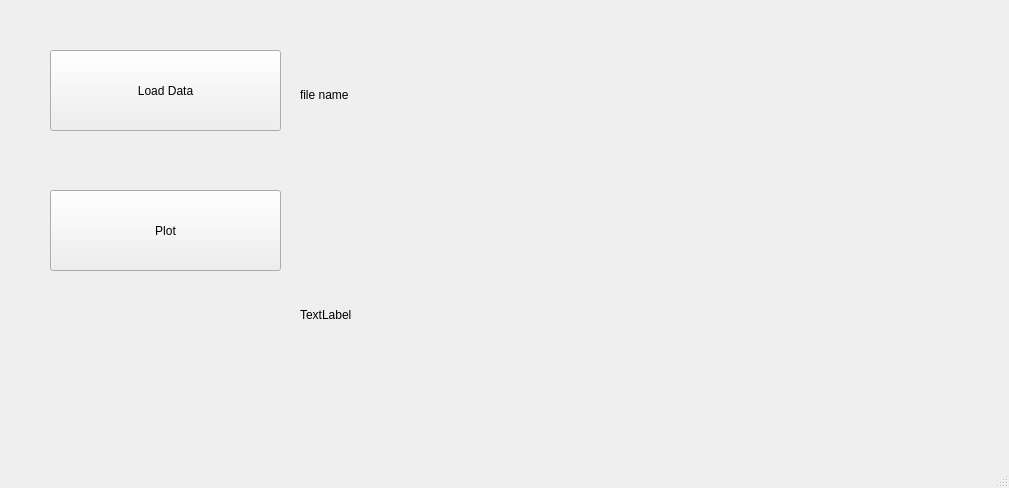
<?xml version="1.0" encoding="UTF-8"?>
<ui version="4.0">
 <class>MainWindow</class>
 <widget class="QMainWindow" name="MainWindow">
  <property name="geometry">
   <rect>
    <x>0</x>
    <y>0</y>
    <width>1009</width>
    <height>488</height>
   </rect>
  </property>
  <property name="windowTitle">
   <string>MainWindow</string>
  </property>
  <widget class="QWidget" name="centralwidget">
   <widget class="QPushButton" name="pushButton">
    <property name="geometry">
     <rect>
      <x>50</x>
      <y>50</y>
      <width>231</width>
      <height>81</height>
     </rect>
    </property>
    <property name="styleSheet">
     <string notr="true">font: 28pt &quot;Bahnschrift Condensed&quot;;</string>
    </property>
    <property name="text">
     <string>Load Data</string>
    </property>
   </widget>
   <widget class="QLabel" name="label">
    <property name="geometry">
     <rect>
      <x>300</x>
      <y>50</y>
      <width>700</width>
      <height>90</height>
     </rect>
    </property>
    <property name="styleSheet">
     <string notr="true">font: 20pt &quot;Bahnschrift Condensed&quot;;</string>
    </property>
    <property name="text">
     <string>file name</string>
    </property>
   </widget>
   <widget class="QPushButton" name="pushButton_2">
    <property name="geometry">
     <rect>
      <x>50</x>
      <y>190</y>
      <width>231</width>
      <height>81</height>
     </rect>
    </property>
    <property name="styleSheet">
     <string notr="true">font: 28pt &quot;Bahnschrift Condensed&quot;;</string>
    </property>
    <property name="text">
     <string>Plot</string>
    </property>
   </widget>
   <widget class="QLabel" name="label_2">
    <property name="geometry">
     <rect>
      <x>300</x>
      <y>190</y>
      <width>700</width>
      <height>250</height>
     </rect>
    </property>
    <property name="text">
     <string>TextLabel</string>
    </property>
   </widget>
  </widget>
  <widget class="QMenuBar" name="menubar">
   <property name="geometry">
    <rect>
     <x>0</x>
     <y>0</y>
     <width>1009</width>
     <height>25</height>
    </rect>
   </property>
  </widget>
  <widget class="QStatusBar" name="statusbar"/>
 </widget>
 <resources/>
 <connections/>
</ui>
